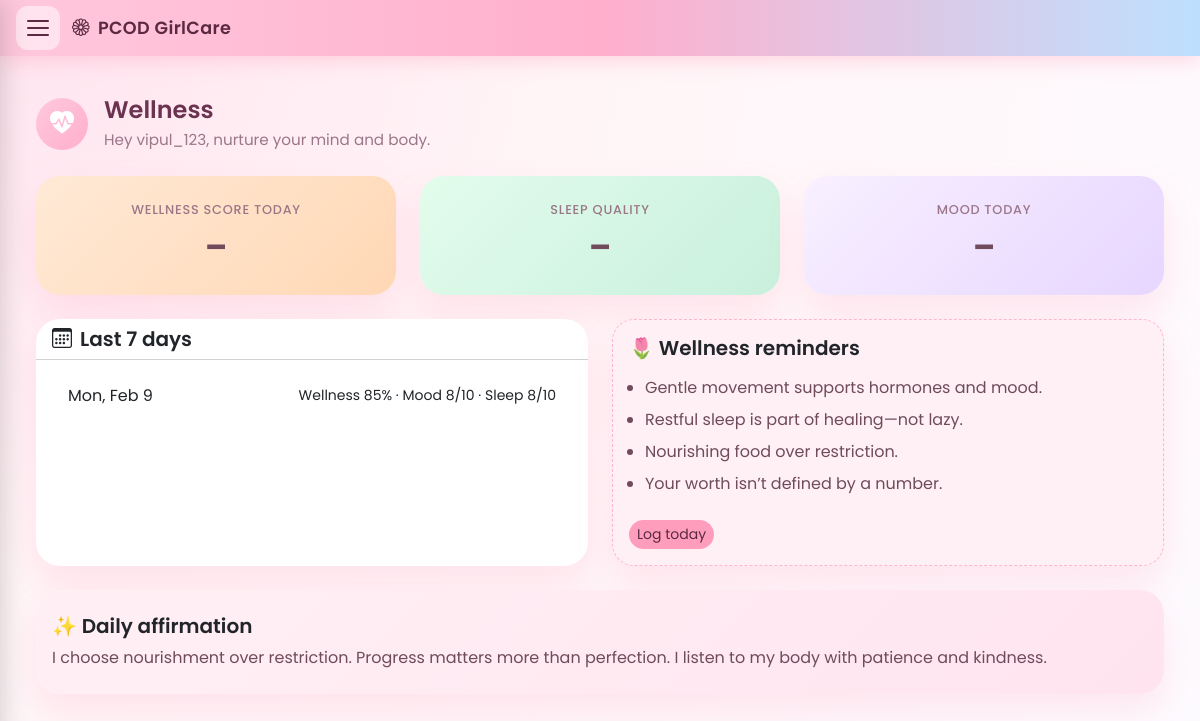
Before: /wellness/ (signed in) with the older database file.
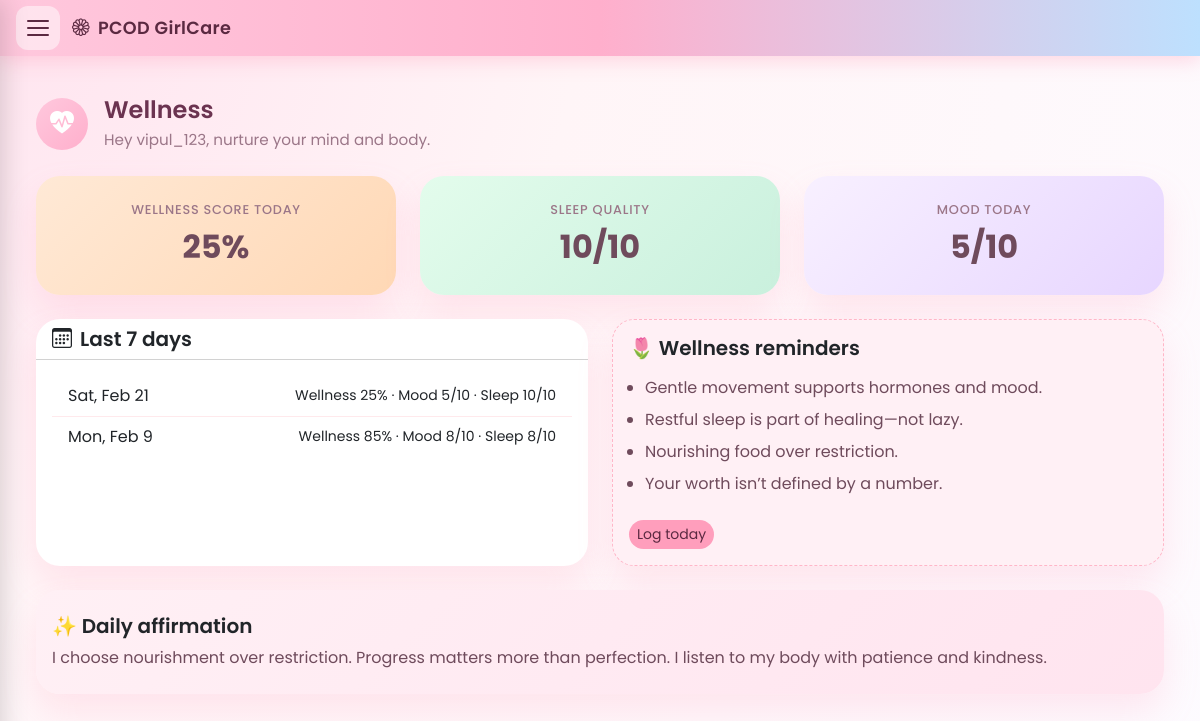
After: the same page with the newer database file.
### tracker/models.py (models this page shows, shortened)
class DailyLog(models.Model):
    user = models.ForeignKey(
        settings.AUTH_USER_MODEL,
        on_delete=models.CASCADE,
        related_name='daily_logs',
    )
    date = models.DateField(db_index=True)
    cycle_day = models.PositiveSmallIntegerField(null=True, blank=True)
    steps = models.PositiveIntegerField(null=True, blank=True, default=0)
    water_glasses = models.PositiveSmallIntegerField(null=True, blank=True, default=0)
    wellness_score = models.PositiveSmallIntegerField(null=True, blank=True)  # 0–100
    acne_level = models.PositiveSmallIntegerField(null=True, blank=True)
    fatigue_level = models.PositiveSmallIntegerField(null=True, blank=True)
    bloating_level = models.PositiveSmallIntegerField(null=True, blank=True)
    sleep_quality = models.PositiveSmallIntegerField(null=True, blank=True)
    weight_kg = models.DecimalField(max_digits=5, decimal_places=2, null=True, blank=True)
    mood = models.PositiveSmallIntegerField(null=True, blank=True)  # 1–10
    class Meta:
        constraints = [
            models.UniqueConstraint(fields=['user', 'date'], name='unique_user_date'),
        ]
        ordering = ['-date']

### tracker/views.py (the view)
# urls.py: path('wellness/', views.wellness, name='wellness'),
@login_required
def wellness(request):
    user = request.user
    today = timezone.localdate()
    today_log = DailyLog.objects.filter(user=user, date=today).first()
    last_7 = (
        DailyLog.objects.filter(user=user, date__lte=today)
        .order_by('-date')[:7]
    )
    wellness_score = today_log.wellness_score if today_log else None
    sleep_quality = today_log.sleep_quality if today_log else None
    mood = today_log.mood if today_log else None
    mood_label = _mood_label_for_agent(mood)
    wellness_days = [
        {'date': log.date, 'wellness': log.wellness_score, 'mood': log.mood, 'sleep': log.sleep_quality}
        for log in last_7
    ]
    context = {
        'username': user.username,
        'wellness_score': wellness_score,
        'sleep_quality': sleep_quality,
        'mood': mood,
        'mood_label': mood_label,
        'wellness_days': wellness_days,
        'gemini_configured': bool(getattr(settings, 'GEMINI_API_KEY', '').strip()),
    }
    return render(request, 'tracker/wellness.html', context)

### tracker/views.py (called while the page is built)
def _mood_label_for_agent(mood_value):
    if mood_value is None:
        return "not logged today"
    if mood_value <= 3:
        return "low / tired"
    if mood_value <= 5:
        return "stressed / okay"
    if mood_value >= 8:
        return "energetic / great"
    return "calm / moderate"

### tracker/templates/tracker/wellness.html (shortened to what this page needs)
{% extends 'tracker/base_nav.html' %}
{% load static %}
{% block extra_css %}<link rel="stylesheet" href="{% static 'tracker/css/dashboard.css' %}"><link rel="stylesheet" href="{% static 'tracker/css/app-pages.css' %}">{% endblock %}
{% block content %}
<div class="container-fluid py-3 app-page">
    <div class="row mb-4">
        <div class="col">
            <div class="d-flex align-items-center gap-3">
                <div class="page-icon-wrap"><i class="bi bi-heart-pulse-fill"></i></div>
                <div>
                    <h2 class="page-title">Wellness</h2>
                    <p class="page-subtitle mb-0">Hey {{ username }}, nurture your mind and body.</p>
                </div>
            </div>
        </div>
    </div>
    <div class="row g-4 mb-4">
        <div class="col-md-4">
            <div class="card h-100" style="background:linear-gradient(135deg,#ffe9d6,#ffd8b5);">
                <div class="card-body text-center py-4">
                    <div class="metric-label mb-1">Wellness score today</div>
                    <div class="cycle-day-value">{{ wellness_score|default:"–" }}{% if wellness_score is not None %}%{% endif %}</div>
                </div>
            </div>
        </div>
        <div class="col-md-4">
            <div class="card h-100" style="background:linear-gradient(135deg,#e3fcec,#c9f0dd);">
                <div class="card-body text-center py-4">
                    <div class="metric-label mb-1">Sleep quality</div>
                    <div class="cycle-day-value">{{ sleep_quality|default:"–" }}{% if sleep_quality is not None %}/10{% endif %}</div>
                </div>
            </div>
        </div>
        <div class="col-md-4">
            <div class="card h-100" style="background:linear-gradient(135deg,#f8f0ff,#e7d6ff);">
                <div class="card-body text-center py-4">
                    <div class="metric-label mb-1">Mood today</div>
                    <div class="cycle-day-value">{{ mood|default:"–" }}{% if mood is not None %}/10{% endif %}</div>
                </div>
            </div>
        </div>
    </div>
    <div class="row g-4 mb-4">
        <div class="col-lg-6">
            <div class="card h-100">
                <div class="card-header bg-transparent">
                    <h5 class="mb-0 fw-semibold"><i class="bi bi-calendar3 me-2"></i>Last 7 days</h5>
                </div>
                <div class="card-body">
                    {% if wellness_days %}
                    <ul class="list-group list-group-flush list-group-flush-soft">
                        {% for day in wellness_days %}
                        <li class="list-group-item d-flex justify-content-between align-items-center">
                            <span>{{ day.date|date:"D, M j" }}</span>
                            <span class="small">
                                {% if day.wellness is not None %}Wellness {{ day.wellness }}%{% endif %}
                                {% if day.mood is not None %} · Mood {{ day.mood }}/10{% endif %}
                                {% if day.sleep is not None %} · Sleep {{ day.sleep }}/10{% endif %}
                            </span>
                        </li>
                        {% endfor %}
                    </ul>
                    {% else %}
                    <p class="text-muted mb-0">Log on your <a href="{% url 'tracker:dashboard' %}">Dashboard</a> to see history here.</p>
                    {% endif %}
                </div>
            </div>
        </div>
        <div class="col-lg-6">
            <div class="card h-100 sticky-note">
                <div class="card-body">
                    <h5 class="fw-semibold mb-3">🌷 Wellness reminders</h5>
                    <ul class="mb-0 ps-3">
                        <li class="mb-2">Gentle movement supports hormones and mood.</li>
                        <li class="mb-2">Restful sleep is part of healing—not lazy.</li>
                        <li class="mb-2">Nourishing food over restriction.</li>
                        <li class="mb-2">Your worth isn’t defined by a number.</li>
                    </ul>
                    <a href="{% url 'tracker:dashboard' %}" class="btn btn-sm mt-3 rounded-pill" style="background:#ff9ebc;border:none;color:#5b2941;">Log today</a>
                </div>
            </div>
        </div>
    </div>
    <div class="row g-4">
        <div class="col-12">
            <div class="card" style="background:linear-gradient(135deg,#fff0f5,#ffe4ef);">
                <div class="card-body py-4">
                    <h5 class="fw-semibold mb-2">✨ Daily affirmation</h5>
                    <p class="mb-0">I choose nourishment over restriction. Progress matters more than perfection. I listen to my body with patience and kindness.</p>
                </div>
            </div>
        </div>
    </div>
</div>
{% endblock %}

### tracker/templates/tracker/base_nav.html (shortened to what this page needs)
{% load static %}
<!DOCTYPE html>
<html lang="en">
<head>
    <link href="https://cdn.jsdelivr.net/npm/bootstrap@5.3.3/dist/css/bootstrap.min.css" rel="stylesheet">
    <link rel="stylesheet" href="https://cdn.jsdelivr.net/npm/bootstrap-icons@1.11.3/font/bootstrap-icons.css">
    <link rel="stylesheet" href="{% static 'tracker/css/base.css' %}">
    <link rel="stylesheet" href="{% static 'tracker/css/nav.css' %}">
    {% block extra_css %}{% endblock %}
</head>
<body class="body-with-nav">
    <header class="topbar">
        <button type="button" class="hamburger-btn" id="hamburgerBtn" aria-label="Open menu">
            <span></span>
            <span></span>
            <span></span>
        </button>
        <a href="{% url 'tracker:home' %}" class="topbar-brand">
            <i class="bi bi-flower1 me-2"></i>PCOD GirlCare
        </a>
    </header>
    <main class="main-with-nav">
        {% block content %}{% endblock %}
    </main>
</body>
</html>

### tracker/static/tracker/css/base.css (style rules this page uses)
:root { --bg-main: #fff5f7; --bg-card: #ffffff; --pink: #ff9ebc; --pink-soft: #ffcede; --lavender: #d8c6ff; --mint: #c9f0dd; --peach: #ffd8b5; --text-main: #6f4b5c; --text-muted-soft: #9b7688; }
body { background: radial-gradient(circle at top left, #ffe4ef 0%, #fff5f7 40%, #fdfbff 100%); font-family: "Poppins", system-ui, -apple-system, BlinkMacSystemFont, "Segoe UI", sans-serif; color: var(--text-main); }
h2, h5 { font-weight: 600; }
p, small, li { color: var(--text-main); font-weight: 400; }

### tracker/static/tracker/css/nav.css (style rules this page uses)
.body-with-nav { min-height: 100vh; padding-top: 56px; }
.topbar { position: fixed; top: 0; left: 0; right: 0; height: 56px; background: linear-gradient(90deg, #ffc8dd 0%, #ffafcc 50%, #bde0fe 100%); box-shadow: 0 4px 20px rgba(255, 143, 177, 0.35); display: flex; align-items: center; padding: 0 16px; z-index: 1000; }
.hamburger-btn { width: 44px; height: 44px; border: none; background: rgba(255, 255, 255, 0.5); border-radius: 12px; display: flex; flex-direction: column; align-items: center; justify-content: center; gap: 5px; cursor: pointer; margin-right: 12px; transition: background 0.2s ease; }
.hamburger-btn span { display: block; width: 22px; height: 2px; background: #5b2941; border-radius: 1px; }
.topbar-brand { font-weight: 600; font-size: 1.1rem; color: #5b2941 !important; text-decoration: none !important; letter-spacing: 0.02em; }
.main-with-nav { padding: 24px; max-width: 1400px; margin: 0 auto; }

### tracker/static/tracker/css/dashboard.css (style rules this page uses)
.card { background: var(--bg-card); border: none; border-radius: 24px; box-shadow: 0 18px 35px rgba(255, 143, 177, 0.18); transition: transform 0.25s ease, box-shadow 0.25s ease; }
.metric-label { font-size: 0.8rem; text-transform: uppercase; letter-spacing: 0.08em; font-weight: 500; color: var(--text-muted-soft); }
.sticky-note { background: #fff0f5; border-radius: 22px; border: 1px dashed #ffb6c8; }
.sticky-note h5 { font-family: "Poppins", sans-serif; font-weight: 600; }

### tracker/static/tracker/css/app-pages.css (style rules this page uses)
.app-page .page-icon-wrap { width: 52px; height: 52px; border-radius: 50%; background: linear-gradient(135deg, #ffc8dd, #ffafcc); display: flex; align-items: center; justify-content: center; color: #fff; font-size: 1.5rem; }
.app-page .page-title { font-weight: 600; font-size: 1.5rem; color: #6b3350; margin-bottom: 0.25rem; }
.app-page .page-subtitle { font-size: 0.95rem; color: var(--text-muted-soft); }
.app-page .cycle-day-value { font-size: 2rem; font-weight: 700; color: var(--text-main); }
.app-page .list-group-flush-soft .list-group-item { border-color: rgba(255, 182, 193, 0.3); background: transparent; }
.app-page .metric-label { font-size: 0.8rem; text-transform: uppercase; letter-spacing: 0.06em; font-weight: 500; color: var(--text-muted-soft); }

Changed rows visible on the page:
added DailyLog: date "Sat, Feb 21", wellness "25", mood "5", sleep "10"
Other visible differences:
{{ wellness_score|default:"–" }}: "–" → "25"
{{ sleep_quality|default:"–" }}: "–" → "10"
{{ mood|default:"–" }}: "–" → "5"
text now shown: "% /10 /10"
